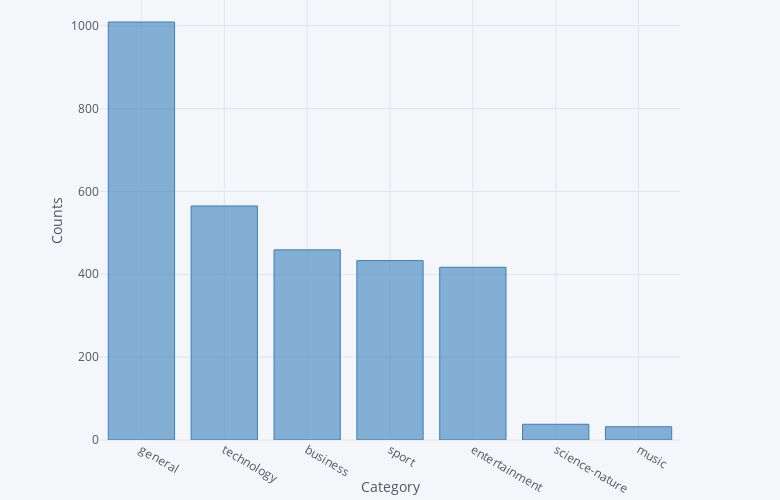

Here is the notebook cell this chart was saved with:
### Code cell
df['category'].value_counts().iplot(kind="bar", xTitle='Category', color='blue',
                            yTitle='Counts', dimensions=(790,550), margin=(100,100,60,0))

### Figure 1 — Plotly figure (JSON) as saved in the notebook; plotly's stock layout.template omitted (floating-point values rounded to 4 significant figures)
{"data": [{"marker": {"color": "rgba(55, 128, 191, 0.6)", "line": {"color": "rgba(55, 128, 191, 1.0)", "width": 1}}, "name": "category", "orientation": "v", "text": "", "type": "bar", "x": ["general", "technology", "business", "sport", "entertainment", "science-nature", "music"], "y": [1009, 565, 459, 433, 417, 38, 32]}], "layout": {"height": 500, "legend": {"bgcolor": "#F5F6F9", "font": {"color": "#4D5663"}}, "margin": {"b": 60, "l": 100, "r": 100, "t": 0}, "paper_bgcolor": "#F5F6F9", "plot_bgcolor": "#F5F6F9", "titlefont": {"color": "#4D5663"}, "width": 780, "xaxis1": {"gridcolor": "#E1E5ED", "showgrid": true, "tickfont": {"color": "#4D5663"}, "title": "Category", "titlefont": {"color": "#4D5663"}, "zerolinecolor": "#E1E5ED"}, "yaxis1": {"gridcolor": "#E1E5ED", "showgrid": true, "tickfont": {"color": "#4D5663"}, "title": "Counts", "titlefont": {"color": "#4D5663"}, "zerolinecolor": "#E1E5ED"}}}
